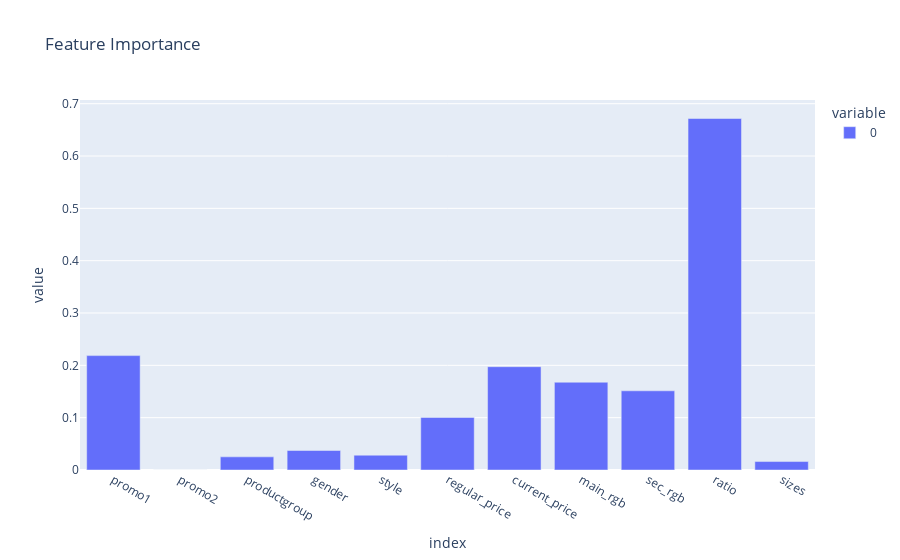

The cell this chart's notebook holds for it:
### Code cell
# Create a DataFrame for plotting
plot_df = pd.DataFrame(forest_importances)

# Create the bar plot
fig = px.bar(plot_df, title='Feature Importance')

# Show the plot
fig.show()

### Figure 1 — Plotly figure (JSON) as saved in the notebook; plotly's stock layout.template omitted (floating-point values rounded to 4 significant figures)
{"data": [{"alignmentgroup": "True", "hovertemplate": "variable=0<br>index=%{x}<br>value=%{y}<extra></extra>", "legendgroup": "0", "marker": {"color": "#636efa", "pattern": {"shape": ""}}, "name": "0", "offsetgroup": "0", "orientation": "v", "showlegend": true, "textposition": "auto", "type": "bar", "x": ["promo1", "promo2", "productgroup", "gender", "style", "regular_price", "current_price", "main_rgb", "sec_rgb", "ratio", "sizes"], "xaxis": "x", "y": [0.2186, 0, 0.02514, 0.03725, 0.02832, 0.1005, 0.1974, 0.1677, 0.1513, 0.6717, 0.01612], "yaxis": "y"}], "layout": {"barmode": "relative", "legend": {"title": {"text": "variable"}, "tracegroupgap": 0}, "title": {"text": "Feature Importance"}, "xaxis": {"anchor": "y", "domain": [0, 1], "title": {"text": "index"}}, "yaxis": {"anchor": "x", "domain": [0, 1], "title": {"text": "value"}}}}
